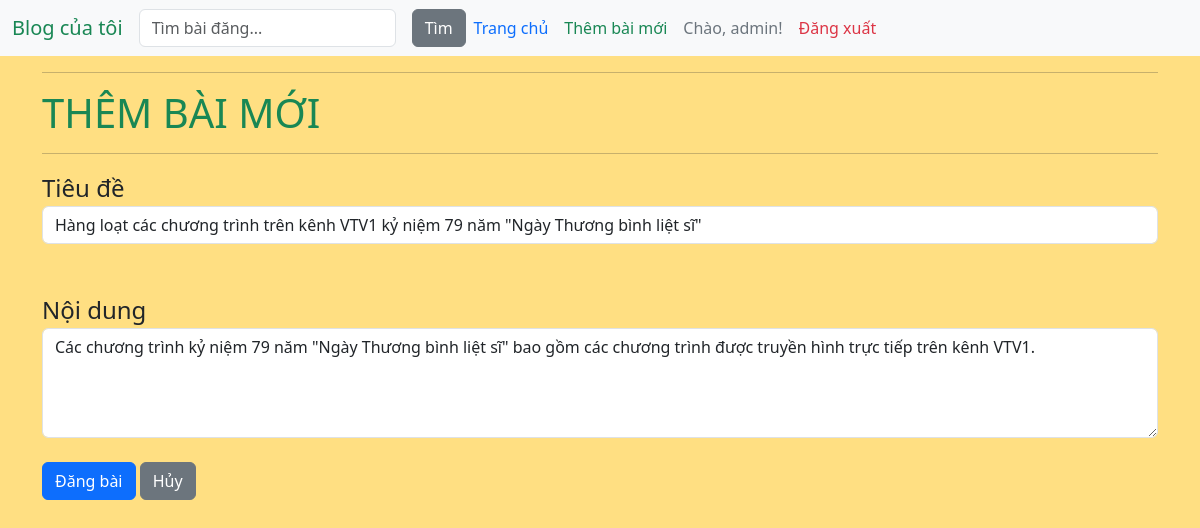
Page /post/40/update/ (signed in) on the committed database.
### blog/models.py (models this page shows, shortened)
class Post(models.Model):
    title = models.CharField(max_length=200)
    likes = models.ManyToManyField(User, related_name='blog_posts', blank=True)
    content = models.TextField()
    created_at = models.DateTimeField(auto_now_add=True)
    updated_at = models.DateTimeField(auto_now=True)
    author = models.ForeignKey(User, on_delete=models.CASCADE, default=1)

### blog/views.py (the view)
# urls.py: path('post/<int:pk>/update/', PostUpdateView.as_view(), name="post-update"),
class PostUpdateView(LoginRequiredMixin, UserPassesTestMixin, UpdateView):
    model = Post
    form_class = PostForm
    template_name = 'post_form.html'
    def test_func(self):
        post = self.get_object()
        if self.request.user == post.author:
            return True
        return False

### blog/forms.py
class PostForm(forms.ModelForm):
    class Meta:
        model = Post
        fields = ['title','content']
        widgets = {
            'title': forms.TextInput(attrs={
                'class': 'form-control',
                'placeholder': 'Nhập tiêu đề...',
            }),
            'content': forms.Textarea(attrs={
                'class': 'form-control',
                'placeholder': 'Nhập nội dung...',
                'rows': 4,
            }),
        }

### blog/templates/post_form.html (shortened to what this page needs)
<!DOCTYPE html>
<html lang="vi">
<head>
</head>
{% extends "base.html" %}
{% block content %}
    <hr>
    <h1 class="text-uppercase text-success">Thêm bài mới</h1>
    <hr>
    <form method="POST" onsubmit="chuyen_nut()">
        <label class="fs-4">Tiêu đề</label>
        {{ form.title }}
        <br>
        <br>
        <label class="fs-4">Nội dung</label>
        {{ form.content }}
        <br>
        <button id="post_btn" type="submit" class="btn btn-primary">Đăng bài</button>
        <a href="javascript:history.back()" class="btn btn-secondary">Hủy</a>
    </form>
{% endblock %}

### blog/templates/base.html (shortened to what this page needs)
<!DOCTYPE html>
<html lang="vi">
<head>
  <link href="https://cdn.jsdelivr.net/npm/bootstrap@5.3.8/dist/css/bootstrap.min.css" rel="stylesheet">
</head>
<body class="bg-warning bg-opacity-50">
  <nav class="navbar navbar-expand-lg bg-light">
  <div class="container-fluid">
    <a class="navbar-brand text-success" href="/blog/">Blog của tôi</a>
    <div class="collapse navbar-collapse" id="navbarSupportedContent">
    <form class="d-flex" action="{% url 'post_list' %}" method="GET">
      <input class="form-control me-3" type="search" name="q" placeholder="Tìm bài đăng..." value="{{ request.GET.q }}">
      <button class="btn btn-secondary">Tìm</button>
    </form>
    <ul class="navbar-nav me-auto mb-2 mb-lg-0">
      <li class="nav-item">
        <a class="nav-link link-primary" href="/blog/">Trang chủ</a>
      </li>
      {% if not user.is_authenticated %}
        <li class="nav-item">
          <a class="nav-link link-success" href="{% url 'login' %}">Đăng nhập</a>
        </li>
        <li class="nav-item">
          <a class="nav-link link-secondary" href="/register">Đăng ký</a>
        </li>
      {% else %}
        <li class="nav-item">
          <a class="nav-link link-success" href="{% url 'post-create' %}">Thêm bài mới</a>
        </li>
        {% if user.is_superuser %}
          <li class="nav-item">
            <a class="nav-link link-secondary" href="{% url 'profile' %}">Chào, {{ user.username }}!</a>
          </li>
        {% endif %}
        <li class="nav-item">
          <form action="{% url 'logout' %}" method="post" class="d-inline">
            <button type="submit" class="btn btn-link nav-link link-danger">Đăng xuất</button>
          </form>
        </li>
      {% endif %}
    </ul>
    </div>
  </div>
  </nav>
  <main class="container">
      {% block content %}{% endblock %}
  </main>
</body>
</html>

### blog/templates/base.html (style rules this page uses)
.form-control { transition: 0.3s ease-in-out; }

### rows in the picture
Post: title "Hàng loạt các chương trình trên kênh VTV1 kỷ niệm 79 năm \"Ngày Thương bình liệt sĩ\"", content "Các chương trình kỷ niệm 79 năm \"Ngày Thương bình liệt sĩ\" bao gồm các chương trình được truyền hình trực tiếp trên kênh VTV1."

### other values in the picture
{{ user.username }} "admin"
